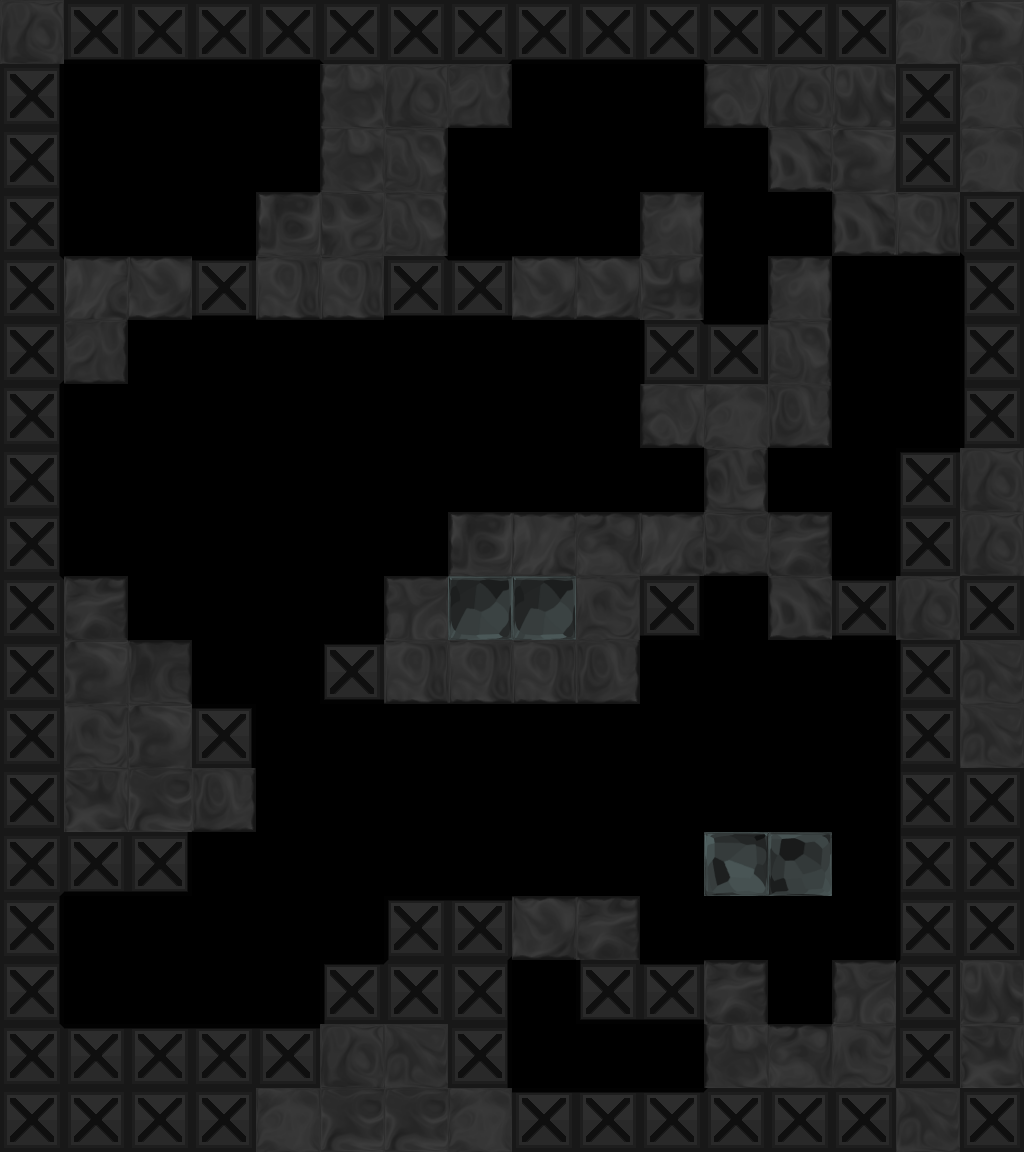

A level layout from a 2D game, rendered from its tile map. Below: a short description, then the map file with its tile-grid data intact:
An orthogonal 16x18 tile map with 64x64 px tiles, 1 tile layer (tile), 1 hidden layer not drawn, 6 tilesets and 5 objects (2x Portal, 2x RoplateBlueAll, ShooterBlue).

<map version="1.0" orientation="orthogonal" width="16" height="18" tilewidth="64" tileheight="64">
 <properties>
  <property name="bg" value="bg5" />
  <property name="bgParallaxX" value=".6" />
  <property name="bgParallaxY" value=".6" />
  <property name="music" value="level_white" />
  <property name="worldWrap" value="true" />
 </properties>
 <tileset firstgid="1" source="tiles/black_tiles.tsx" />
 <tileset firstgid="50" source="tiles/glass_tiles.tsx" />
 <tileset firstgid="99" source="tiles/black_indestructable.tsx" />
 <tileset firstgid="149" source="tiles/sand_tiles.tsx" />
 <tileset firstgid="157" source="tiles/white_tiles.tsx" />
 <tileset firstgid="206" source="tiles/mixed_tiles.tsx" />
 <layer name="backTile" width="16" height="18" visible="0">
  <data encoding="csv">
0,0,0,0,0,0,0,0,0,0,0,0,0,0,0,0,
0,0,0,0,0,0,0,0,0,0,0,0,0,0,0,0,
0,0,0,0,0,0,0,0,0,0,0,0,0,0,0,0,
0,0,0,0,0,0,0,0,0,0,0,0,0,0,0,0,
0,0,0,0,0,0,0,0,0,0,0,0,0,0,0,0,
0,0,0,0,0,0,0,0,0,0,0,0,0,0,0,0,
0,0,0,0,0,0,0,0,0,0,0,0,0,0,0,0,
0,0,0,0,0,0,0,0,0,0,0,0,0,0,0,0,
0,0,0,0,0,0,0,0,0,0,0,0,0,0,0,0,
0,0,0,0,0,0,0,0,0,0,0,0,0,0,0,0,
0,0,0,0,0,0,0,0,0,0,0,0,0,0,0,0,
0,0,0,0,0,0,0,0,0,0,0,0,0,0,0,0,
0,0,0,0,0,0,0,0,0,0,0,0,0,0,0,0,
0,0,0,0,0,0,0,0,0,0,0,0,0,0,0,0,
0,0,0,0,0,0,0,0,0,0,0,0,0,0,0,0,
0,0,0,0,0,0,0,0,0,0,0,0,0,0,0,0,
0,0,0,0,0,0,0,0,0,0,0,0,0,0,0,0,
0,0,0,0,0,0,0,0,0,0,0,0,0,0,0,0
</data>
 </layer>
 <objectgroup name="obj" width="16" height="18">
  <object type="Portal" x="96" y="96" width="64" height="64">
   <properties>
    <property name="mapTo" value="beforeFinal" />
    <property name="right" value="true" />
   </properties>
   <ellipse />
  </object>
  <object type="Portal" x="96" y="928" width="64" height="64">
   <properties>
    <property name="mapTo" value="slider3" />
    <property name="right" value="true" />
   </properties>
   <ellipse />
  </object>
  <object type="ShooterBlue" x="256" y="736">
   <properties>
    <property name="type" value="thick" />
   </properties>
   <polyline points="0,0 192,0" />
  </object>
  <object type="RoplateBlueAll" x="792" y="771">
   <polygon points="-5,0 -20,-64 30,-32" />
  </object>
  <object type="RoplateBlueAll" x="228" y="524">
   <polygon points="-34,-10 -28,-76 -66,-52" />
  </object>
 </objectgroup>
 <layer name="tile" width="16" height="18">
  <data encoding="csv">
28,115,115,115,115,103,100,102,115,115,115,103,101,100,6,49,
111,0,0,0,0,23,28,32,0,0,0,37,28,4,99,6,
111,0,0,0,0,23,25,0,0,0,0,0,30,49,99,6,
111,0,0,0,9,5,25,0,0,0,33,0,0,30,38,103,
107,10,45,122,38,38,142,122,45,45,26,0,33,0,0,109,
102,32,0,0,0,0,0,0,0,0,120,105,25,0,0,109,
111,0,0,0,0,0,0,0,0,0,37,6,39,0,0,109,
111,0,0,0,0,0,0,0,0,0,0,44,0,0,104,28,
111,0,0,0,0,0,0,9,10,17,10,31,11,0,109,28,
107,11,0,0,0,0,16,60,60,21,116,0,30,122,28,101,
100,49,18,0,0,117,38,38,38,39,0,0,0,0,109,14,
100,21,49,106,0,0,0,0,0,0,0,0,0,0,109,14,
101,3,42,39,0,0,0,0,0,0,0,0,0,0,109,99,
102,115,116,0,0,0,0,0,0,0,0,58,54,0,109,99,
111,0,0,0,0,0,104,125,45,11,0,0,0,0,109,99,
111,0,0,0,0,104,108,111,0,114,122,11,0,16,108,4,
107,105,105,105,105,28,14,111,0,0,0,23,17,21,99,3,
99,101,99,101,6,42,42,6,105,105,105,108,100,99,14,99
</data>
 </layer>
 <objectgroup name="front" width="16" height="18" />
</map>
